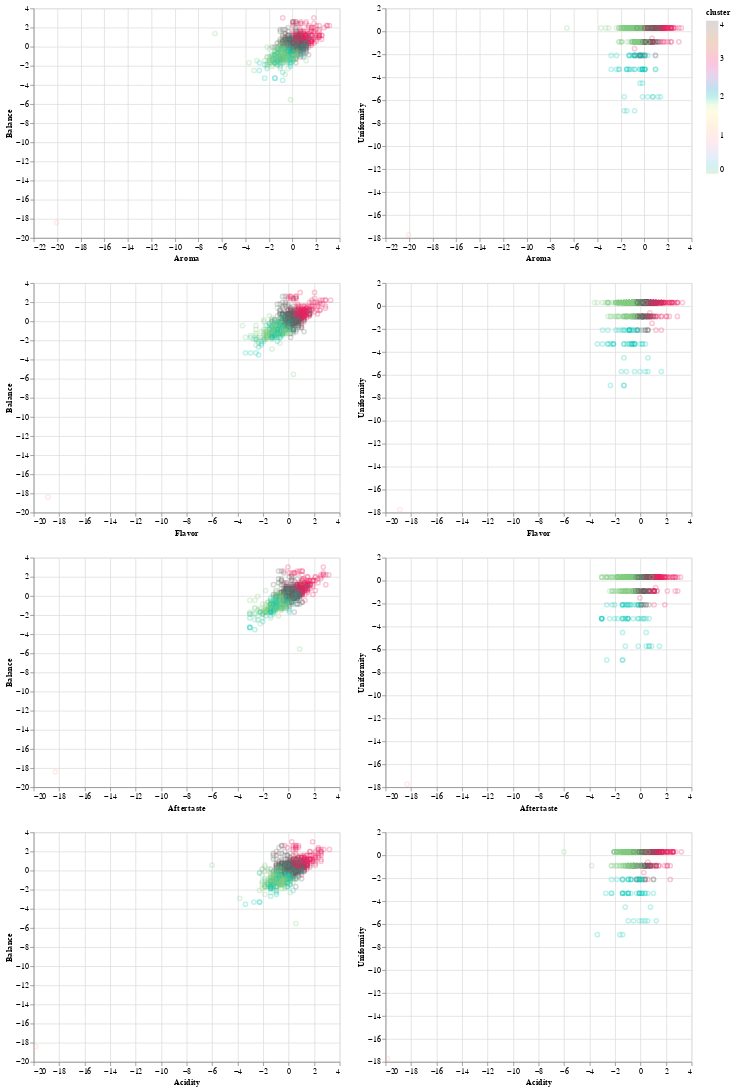

Write notebook code for a chart like this one.
### Markdown cell above
After plotting different combinations of our standardised variables to create a scatter matrix, we can see that there are a total of 5 clusters. By colour-coding each cluster, it is most evident that cluster 3, coloured in magenta, is most often identified towards the top right, which indicates the highest values of our variables. Since the majority of the variables require points higher than or equal to 8 as determined by the criteria, cluster 3 will most likely contain the bean that scores highest on all our criteria and therefore be the most profitable.

### Code cell
tidy_coffee_cluster_k5_plot=alt.Chart(tidy_coffee_cluster_k5_df).mark_point(opacity=0.25).encode(
    x=alt.X(alt.repeat("row"),type="quantitative"),
    y=alt.Y(alt.repeat("column"),type="quantitative"),
    color=alt.Color("cluster",scale=alt.Scale(scheme="accent")),
   tooltip =["Species","Country of Origin","Region","Aroma", "Flavor","Aftertaste", "Acidity","Balance",	"Uniformity","cluster"]).repeat(
        row=["Aroma", "Flavor","Aftertaste", "Acidity"],
        column=["Balance",	"Uniformity"]
    ).interactive()

tidy_coffee_cluster_k5_df_untouched=tidy_coffee_cluster_k5_df

tidy_coffee_cluster_k5_plot

### Figure 1 — Vega-Lite specification as saved in the notebook (floating-point values rounded to 4 significant figures; data arrays with more than 128 entries replaced by an {"elided": "..."} marker saying what was removed)
{"config": {"view": {"continuousWidth": 400, "continuousHeight": 300}}, "repeat": {"column": ["Balance", "Uniformity"], "row": ["Aroma", "Flavor", "Aftertaste", "Acidity"]}, "spec": {"data": {"name": "data-a4139e9af9b78675b636693b5bd5fa46"}, "mark": {"type": "point", "opacity": 0.25}, "encoding": {"color": {"field": "cluster", "scale": {"scheme": "accent"}, "type": "quantitative"}, "tooltip": [{"field": "Species", "type": "nominal"}, {"field": "Country of Origin", "type": "nominal"}, {"field": "Region", "type": "nominal"}, {"field": "Aroma", "type": "quantitative"}, {"field": "Flavor", "type": "quantitative"}, {"field": "Aftertaste", "type": "quantitative"}, {"field": "Acidity", "type": "quantitative"}, {"field": "Balance", "type": "quantitative"}, {"field": "Uniformity", "type": "quantitative"}, {"field": "cluster", "type": "quantitative"}], "x": {"field": {"repeat": "row"}, "type": "quantitative"}, "y": {"field": {"repeat": "column"}, "type": "quantitative"}}, "selection": {"selector002": {"type": "interval", "bind": "scales", "encodings": ["x", "y"]}}}, "$schema": "https://vega.github.io/schema/vega-lite/v4.17.0.json", "datasets": {"data-a4139e9af9b78675b636693b5bd5fa46": {"elided": "1339 records"}}}
